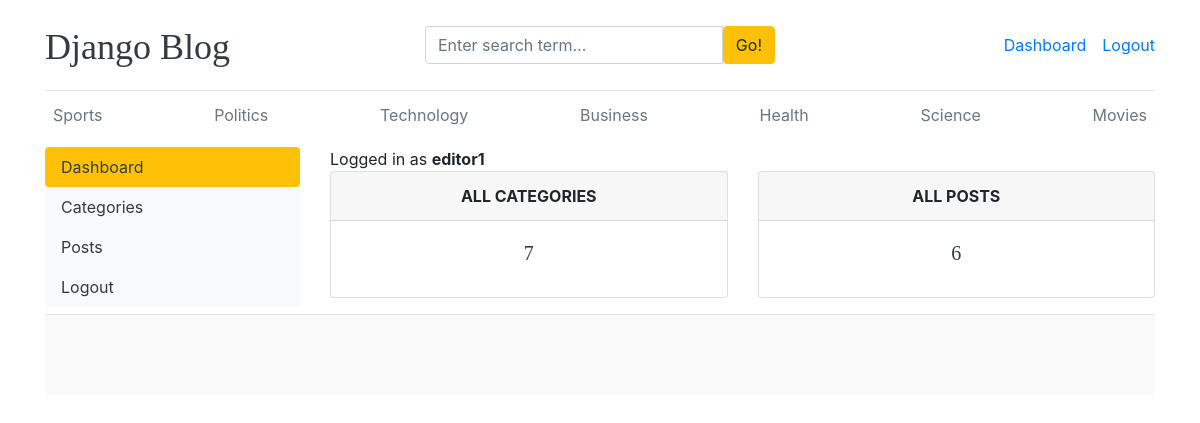
/dashboard/ (signed in), run on the app's committed database.
### blogs/models.py (models this page shows, shortened)
class Category(models.Model):
    category_name = models.CharField(max_length=50, unique=True)
    created_at = models.DateTimeField(auto_now_add=True)
    updated_at = models.DateTimeField(auto_now=True)
    class Meta:
        verbose_name_plural = 'categories'

### dashboards/views.py (the view)
# urls.py: path('dashboard/', include('dashboards.urls')),
@login_required(login_url='login')
def dashboard(request):
    category_count = Category.objects.all().count()
    blogs_count = Blog.objects.all().count()
    context = {
        'category_count': category_count,
        'blogs_count': blogs_count,
    }
    return render(request, 'dashboard/dashboard.html', context)

### blogs/context_processors.py (called while the page is built)
def get_categories(request):
    categories = Category.objects.all()
    return dict(categories=categories)

def get_social_links(request):
    social_links = SocialLink.objects.all()
    return dict(social_links=social_links)

### templates/dashboard/dashboard.html
{% extends 'base.html' %}
{% block content %}
<div class="row">
    {% include 'dashboard/sidebar.html' %}
    <div class="col-md-9">
        <span>Logged in as <b>{{ user }}</b></span>
        <div class="row">
            <div class="col">
                <div class="card border-default mb-3">
                    <div class="card-header text-center text-uppercase font-weight-bold">All Categories</div>
                    <div class="card-body text-dark">
                        <h5 class="card-title text-center">{{ category_count }}</h5>
                    </div>
                </div>
            </div>
            <div class="col">
                <div class="card border-default mb-3">
                    <div class="card-header text-center text-uppercase font-weight-bold">All posts</div>
                    <div class="card-body text-dark">
                        <h5 class="card-title text-center">{{ blogs_count }}</h5>
                    </div>
                </div>
            </div>
        </div>
    </div>
</div>
{% endblock %}

### templates/base.html (shortened to what this page needs)
{% load static %}
<!DOCTYPE html>
<html lang="en">
<head>
    <link href="https://getbootstrap.com/docs/4.0/dist/css/bootstrap.min.css" rel="stylesheet">
    <link href="{% static 'css/blog.css' %}" rel="stylesheet">
    <link rel="stylesheet" href="https://cdnjs.cloudflare.com/ajax/libs/font-awesome/4.7.0/css/font-awesome.min.css">
  </head>
<body>
    <div class="container">
      <header class="blog-header py-3">
        <div class="row flex-nowrap justify-content-between align-items-center">
          <div class="col-4 pt-1">
            <a class="blog-header-logo text-dark" href="/">Django Blog</a>
          </div>
          <div class="col-4">
            <form action="{% url 'search' %}" method="GET">
              <div class="input-group">
                <input class="form-control" type="text" name="keyword" value="{{ keyword }}" placeholder="Enter search term..." aria-label="Enter search term..." aria-describedby="button-search" />
                <button type="submit" class="btn btn-warning" id="button-search" type="button">Go!</button>
            </div>
            </form>
          </div>
          <div class="col-4 d-flex justify-content-end align-items-center">
            {% if not user.is_authenticated %}
            <a class="btn btn-sm btn-warning" href="{% url 'login' %}">Login</a> &nbsp;
            <a class="btn btn-sm btn-outline-secondary" href="{% url 'register' %}">Register</a>
            {% else %}
            <span><a href="{% url 'dashboard' %}">Dashboard</a></span>
            <span><a href="{% url 'logout' %}">Logout</a></span>
            {% endif %}
          </div>
        </div>
      </header>
      <div class="nav-scroller py-1 mb-2">
        <nav class="nav d-flex justify-content-between">
          {% for cat in categories %}
          <a class="p-2 text-muted" href="{% url 'posts_by_category' cat.id %}">{{ cat.category_name }}</a>
          {% endfor %}
        </nav>
      </div>
{% block content %}
{% endblock %}
<footer class="blog-footer">
  </footer>
  </body>
  </html>

### blog_main/static/css/blog.css (style rules this page uses)
.blog-header { border-bottom: 1px solid #e5e5e5; }
.blog-header-logo { font-family: "Playfair Display", Georgia, "Times New Roman", serif; font-size: 2.25rem; }
h1, h2, h3, h4, h5, h6 { font-family: "Playfair Display", Georgia, "Times New Roman", serif; }
.blog-footer { padding: 2.5rem 0; color: #727272; text-align: center; background-color: #f9f9f9; border-top: .05rem solid #e5e5e5; }

### data on the page
Category: category_name "Sports"
Category: category_name "Politics"
Category: category_name "Technology"
Category: category_name "Business"
Category: category_name "Health"
Category: category_name "Science"
Category: category_name "Movies"

### other printed values
{{ user }} "editor1"
{{ category_count }} "7"
{{ blogs_count }} "6"
